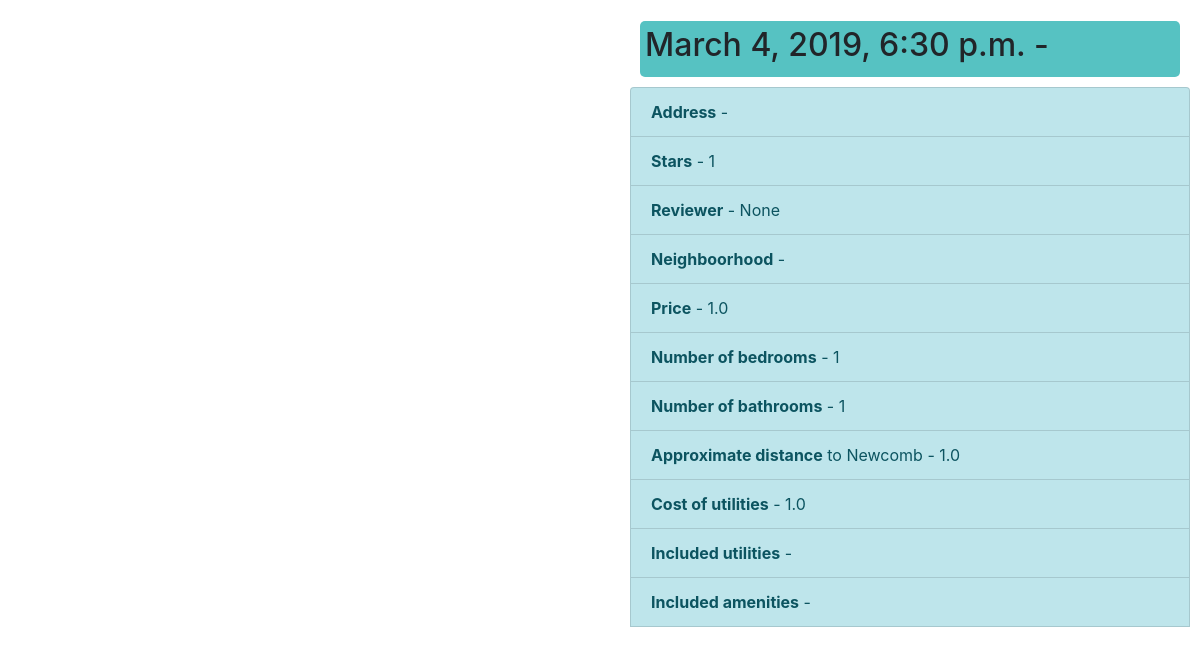
Before: /all_reviews/ (lower part) with the older database file.
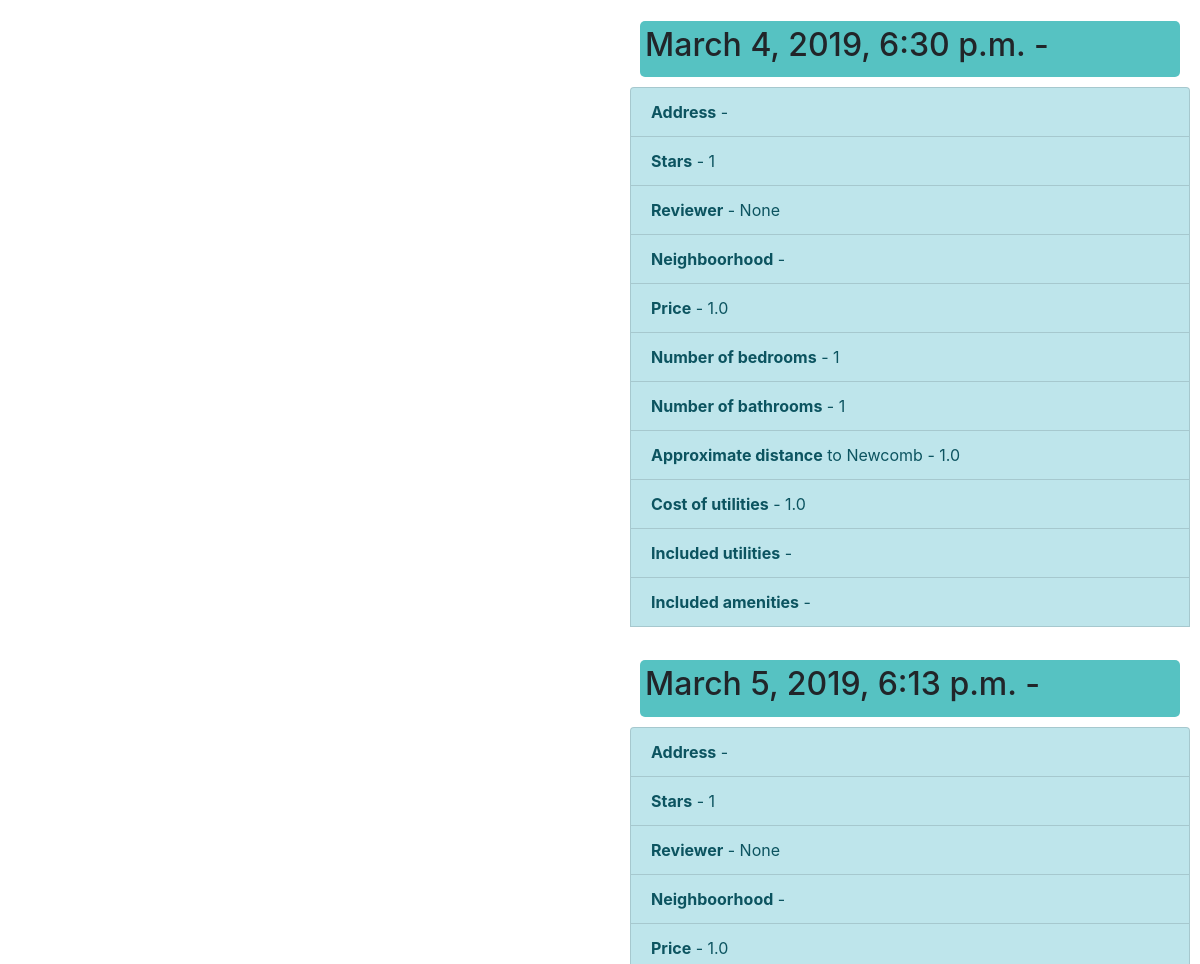
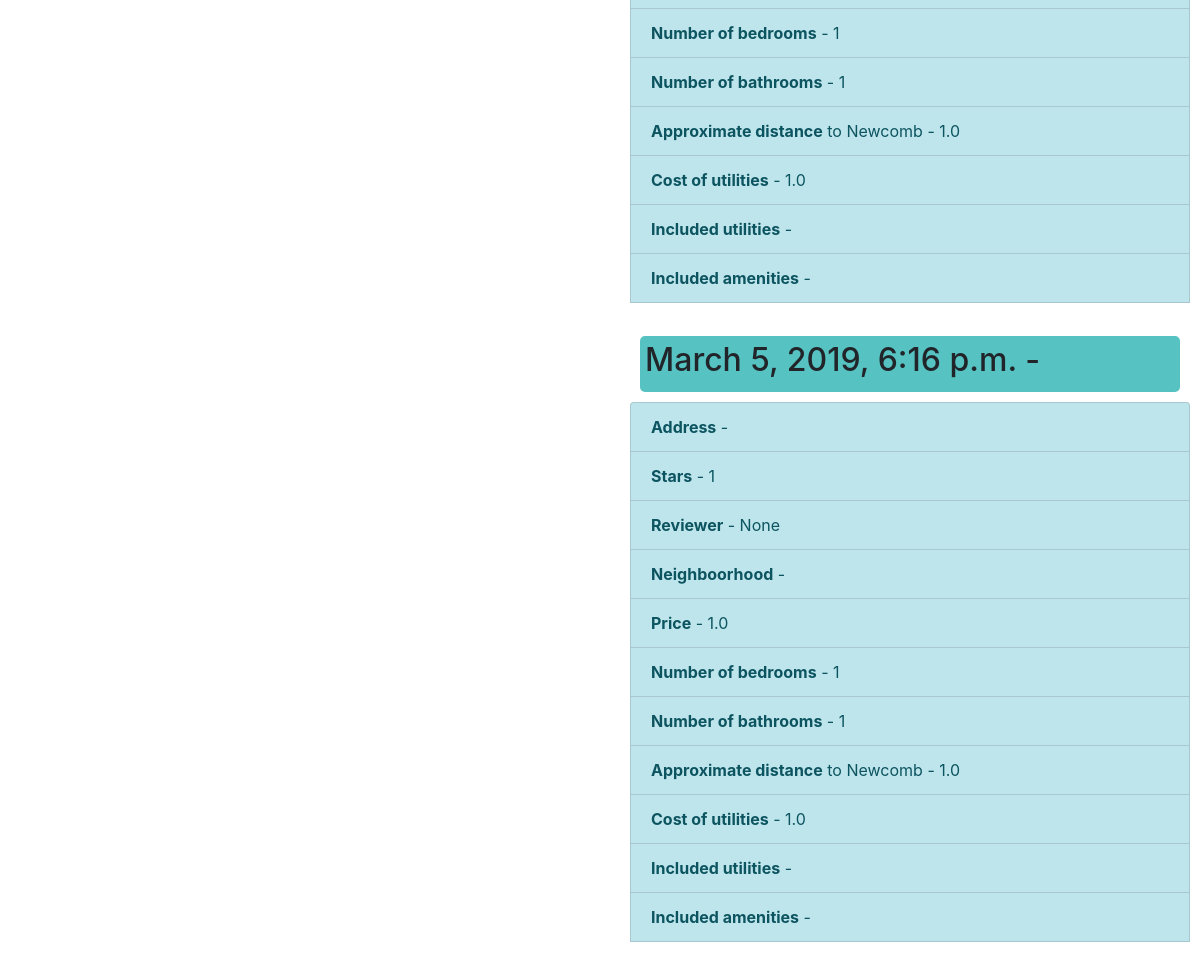
After: the same page with the newer database file (2 pictures, top to bottom).
### housing_review/models.py (models this page shows)
class Review(models.Model):
  text = models.CharField(max_length=10000)
  pub_date = models.DateTimeField('date published')
  address = models.CharField(max_length=100)
  stars = models.IntegerField(validators=[MinValueValidator(0),MaxValueValidator(5)])
  reviewer = models.ForeignKey('User', on_delete=models.PROTECT, null=True)
  neighborhood = models.CharField(max_length=10000, null=True)
  price = models.FloatField(null=True)
  bedrooms = models.IntegerField(validators=[MinValueValidator(1),MaxValueValidator(100)], null=True)
  bathrooms = models.IntegerField(validators=[MinValueValidator(1),MaxValueValidator(100)], null=True)
  distance_to_newcomb = models.FloatField(null=True) #we generate this
  utilities_cost = models.FloatField(null=True)
  utilities = models.CharField(max_length=10000, null=True)
  amenities = models.CharField(max_length=10000, null=True)

### housing_review/views.py (the view)
# urls.py: path('all_reviews/', views.allReviews.as_view(), name='all-review'),
class allReviews(ListView):
  model = Review
  template_name = 'housing_review/all_reviews.html'
  def get_queryset(self):
    return Review.objects.all()

### housing_review/templates/housing_review/all_reviews.html (shortened to what this page needs)
{% load static %}
<html>
  <head>
    <link
      rel="stylesheet"
      href="https://stackpath.bootstrapcdn.com/bootstrap/4.1.3/css/bootstrap.min.css"
    />
  </head>
<body>
<ul>
  <div class="column">
{% for review in object_list %}
    <div class="h2Wrapper"
      style="margin:10px;">
      <h2>{{ review.pub_date }} - {{ review.text }}</h2>
    </div>
    <ul class ="list-group">
    <li class="list-group-item list-group-item-info"><b>Address</b> - {{ review.address }}</li>
    <li class="list-group-item list-group-item-info"><b>Stars</b> - {{ review.stars }}</li>
    <li class="list-group-item list-group-item-info"><b>Reviewer</b> - {{ review.reviewer }}</li>
    <li class="list-group-item list-group-item-info"><b>Neighboorhood</b> - {{ review.neighborhood }}</li>
    <li class="list-group-item list-group-item-info"><b>Price</b> - {{ review.price }}</li>
    <li class="list-group-item list-group-item-info"><b>Number of bedrooms</b> - {{ review.bedrooms }}</li>
    <li class="list-group-item list-group-item-info"><b>Number of bathrooms</b> - {{ review.bathrooms }}</li>
    <li class="list-group-item list-group-item-info"><b>Approximate distance</b> to Newcomb - {{ review.distance_to_newcomb }}</li>
    <li class="list-group-item list-group-item-info"><b>Cost of utilities</b> - {{ review.utilities_cost }}</li>
    <li class="list-group-item list-group-item-info"><b>Included utilities</b> - {{ review.utilities }}</li>
    <li class="list-group-item list-group-item-info"><b>Included amenities</b> - {{ review.amenities }}</li>
    <br>
{% empty %}
    <li>No Reviews yet.</li>
{% endfor %}
</ul>
</div>
</body>
</html>

### housing_review/templates/housing_review/all_reviews.html (style rules this page uses)
* { box-sizing: border-box; }
.column { float: left; width: 50%; padding: 10px; height: 300px; }
.h2Wrapper { background-color: rgb(86, 194, 194); border-radius: 5px; padding-top: 5px; padding-left: 5px; padding-bottom: 5px; margin-top: 5px; margin-left: 5px; margin-right: 5px; }

Changed rows visible on the page:
added Review: pub_date "March 5, 2019, 6:13 p.m.", stars "1", reviewer "None", price "1.0", bedrooms "1", bathrooms "1", distance_to_newcomb "1.0", utilities_cost "1.0"
added Review: pub_date "March 5, 2019, 6:16 p.m.", stars "1", reviewer "None", price "1.0", bedrooms "1", bathrooms "1", distance_to_newcomb "1.0", utilities_cost "1.0"
